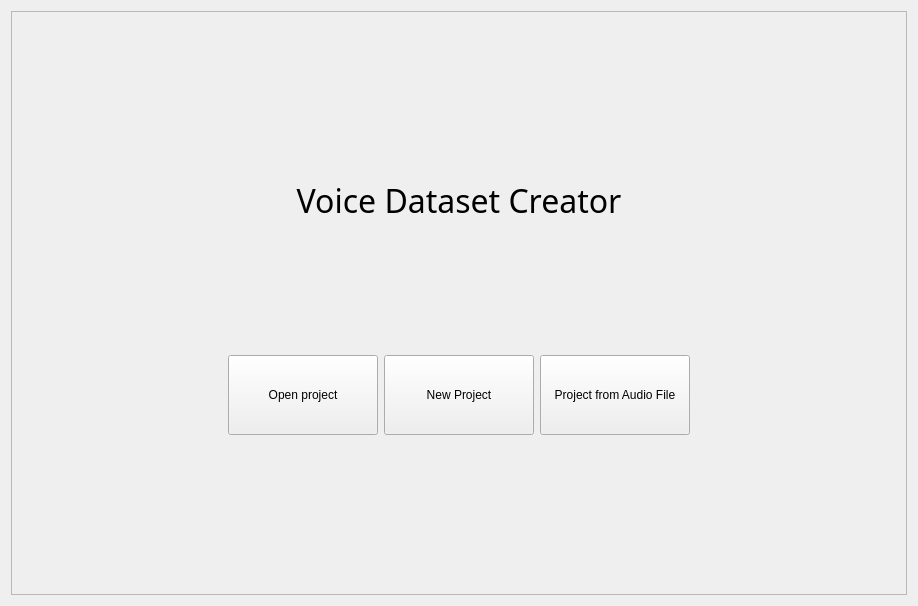
<?xml version="1.0" encoding="UTF-8"?>
<ui version="4.0">
 <class>Form</class>
 <widget class="QWidget" name="Form">
  <property name="geometry">
   <rect>
    <x>0</x>
    <y>0</y>
    <width>918</width>
    <height>606</height>
   </rect>
  </property>
  <property name="windowTitle">
   <string>Form</string>
  </property>
  <layout class="QVBoxLayout" name="verticalLayout_2">
   <item>
    <widget class="QFrame" name="frame">
     <property name="frameShape">
      <enum>QFrame::StyledPanel</enum>
     </property>
     <property name="frameShadow">
      <enum>QFrame::Raised</enum>
     </property>
     <layout class="QVBoxLayout" name="verticalLayout_3">
      <item>
       <layout class="QGridLayout" name="gridLayout_2">
        <item row="3" column="4">
         <spacer name="horizontalSpacer_2">
          <property name="orientation">
           <enum>Qt::Horizontal</enum>
          </property>
          <property name="sizeType">
           <enum>QSizePolicy::Minimum</enum>
          </property>
          <property name="sizeHint" stdset="0">
           <size>
            <width>40</width>
            <height>20</height>
           </size>
          </property>
         </spacer>
        </item>
        <item row="3" column="0">
         <spacer name="horizontalSpacer">
          <property name="orientation">
           <enum>Qt::Horizontal</enum>
          </property>
          <property name="sizeType">
           <enum>QSizePolicy::Minimum</enum>
          </property>
          <property name="sizeHint" stdset="0">
           <size>
            <width>40</width>
            <height>20</height>
           </size>
          </property>
         </spacer>
        </item>
        <item row="4" column="2">
         <spacer name="verticalSpacer_2">
          <property name="orientation">
           <enum>Qt::Vertical</enum>
          </property>
          <property name="sizeType">
           <enum>QSizePolicy::Maximum</enum>
          </property>
          <property name="sizeHint" stdset="0">
           <size>
            <width>20</width>
            <height>150</height>
           </size>
          </property>
         </spacer>
        </item>
        <item row="2" column="2">
         <spacer name="verticalSpacer">
          <property name="orientation">
           <enum>Qt::Vertical</enum>
          </property>
          <property name="sizeType">
           <enum>QSizePolicy::Minimum</enum>
          </property>
          <property name="sizeHint" stdset="0">
           <size>
            <width>10</width>
            <height>10</height>
           </size>
          </property>
         </spacer>
        </item>
        <item row="1" column="2">
         <widget class="QLabel" name="label">
          <property name="font">
           <font>
            <family>Leelawadee</family>
            <pointsize>24</pointsize>
           </font>
          </property>
          <property name="layoutDirection">
           <enum>Qt::LeftToRight</enum>
          </property>
          <property name="text">
           <string>Voice Dataset Creator</string>
          </property>
          <property name="alignment">
           <set>Qt::AlignCenter</set>
          </property>
         </widget>
        </item>
        <item row="0" column="2">
         <spacer name="verticalSpacer_3">
          <property name="orientation">
           <enum>Qt::Vertical</enum>
          </property>
          <property name="sizeType">
           <enum>QSizePolicy::Minimum</enum>
          </property>
          <property name="sizeHint" stdset="0">
           <size>
            <width>20</width>
            <height>40</height>
           </size>
          </property>
         </spacer>
        </item>
        <item row="3" column="2">
         <layout class="QHBoxLayout" name="horizontalLayout_2">
          <item>
           <widget class="QPushButton" name="open_project">
            <property name="sizePolicy">
             <sizepolicy hsizetype="Maximum" vsizetype="Maximum">
              <horstretch>0</horstretch>
              <verstretch>0</verstretch>
             </sizepolicy>
            </property>
            <property name="minimumSize">
             <size>
              <width>70</width>
              <height>30</height>
             </size>
            </property>
            <property name="maximumSize">
             <size>
              <width>150</width>
              <height>80</height>
             </size>
            </property>
            <property name="baseSize">
             <size>
              <width>0</width>
              <height>0</height>
             </size>
            </property>
            <property name="text">
             <string>Open project</string>
            </property>
           </widget>
          </item>
          <item>
           <widget class="QPushButton" name="new_project">
            <property name="sizePolicy">
             <sizepolicy hsizetype="Maximum" vsizetype="Maximum">
              <horstretch>0</horstretch>
              <verstretch>0</verstretch>
             </sizepolicy>
            </property>
            <property name="minimumSize">
             <size>
              <width>70</width>
              <height>30</height>
             </size>
            </property>
            <property name="maximumSize">
             <size>
              <width>150</width>
              <height>80</height>
             </size>
            </property>
            <property name="baseSize">
             <size>
              <width>0</width>
              <height>0</height>
             </size>
            </property>
            <property name="text">
             <string>New Project</string>
            </property>
           </widget>
          </item>
          <item>
           <widget class="QPushButton" name="project_from_audio">
            <property name="sizePolicy">
             <sizepolicy hsizetype="Maximum" vsizetype="Maximum">
              <horstretch>0</horstretch>
              <verstretch>0</verstretch>
             </sizepolicy>
            </property>
            <property name="minimumSize">
             <size>
              <width>70</width>
              <height>30</height>
             </size>
            </property>
            <property name="maximumSize">
             <size>
              <width>150</width>
              <height>80</height>
             </size>
            </property>
            <property name="text">
             <string>Project from Audio File</string>
            </property>
           </widget>
          </item>
         </layout>
        </item>
       </layout>
      </item>
     </layout>
    </widget>
   </item>
  </layout>
 </widget>
 <resources/>
 <connections/>
</ui>
